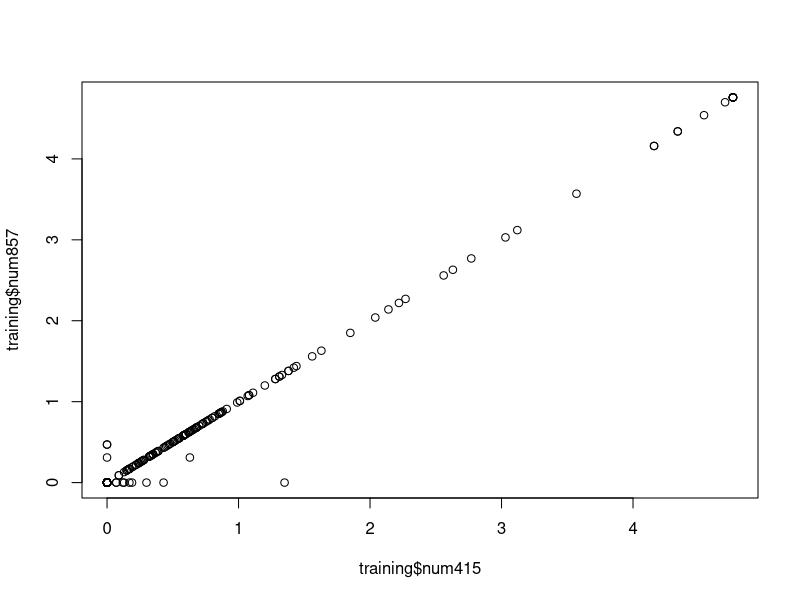
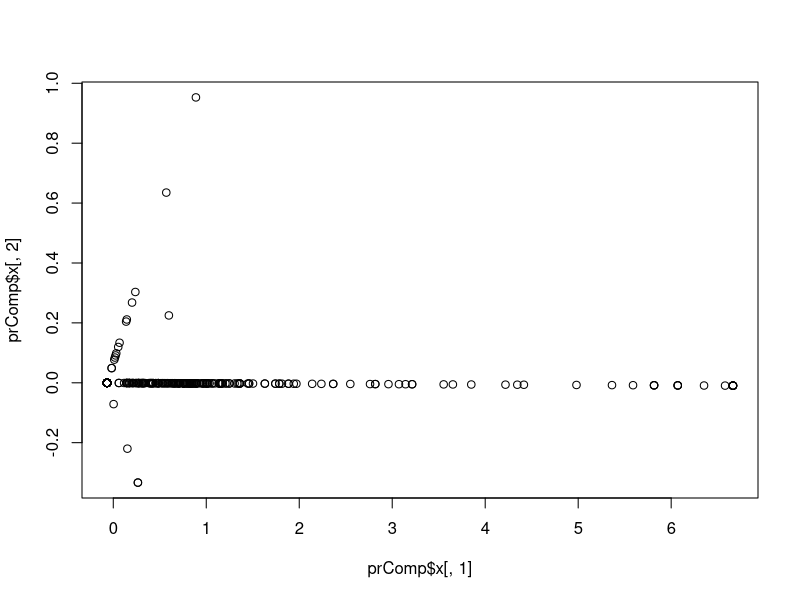
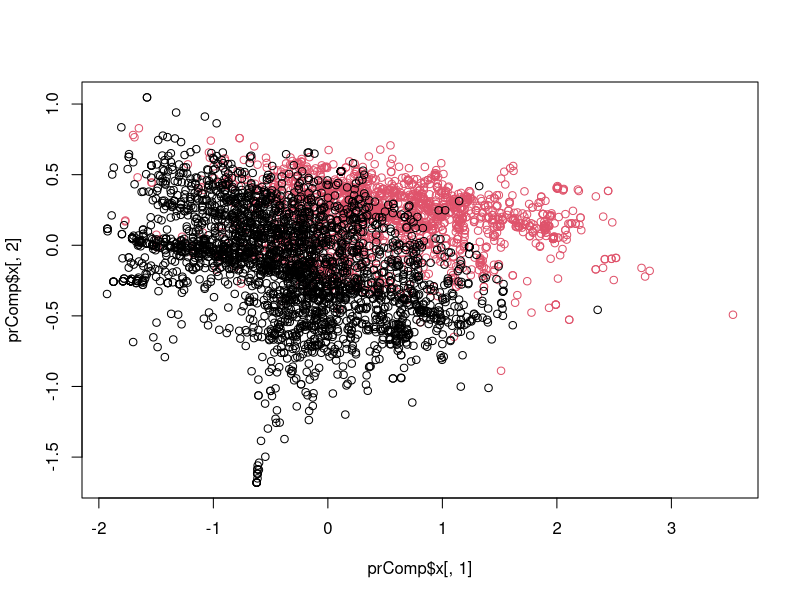

R code for these plots, in order:
#Need to condense multiple variables together in some cases(in cases when they are highly correlated)
library(caret)
library(kernlab)
data(spam)

inTrain <- createDataPartition(y=spam$type, p=.75, list=FALSE)
training <- spam[inTrain,]
testing <- spam[-inTrain,]


M <- abs(cor(training[,-58]))

#every variable has a correlation with itself. ignore these
diag(M) <- 0
which(M > 0.8, arr.ind=T) # indicates that num415 and num857 have a high correlation

plot(x = training$num415, y = training$num857)

#one way to condense these 2 is to rotate the plot - read up about this and other techniques of PCA

# R allows you to do PCA with the prcmp function
#      allows you to correlate more than 2 variables
smallSpam <- spam[,c(34, 32)]
prComp <- prcomp(smallSpam) # this object internally has a rotation matrix as above
plot(prComp$x[,1],prComp$x[,2])

#eg for more than 2 variables:
typeColor <- ((spam$type == "spam")*1 + 1)
prComp <- prcomp(log10(spam[,-58]+1))
plot(prComp$x[,1],prComp$x[,2], col=typeColor)

#possible to do pass in "pca" as an argument to the train and predict functions to have pca done along with the training/prediction process
